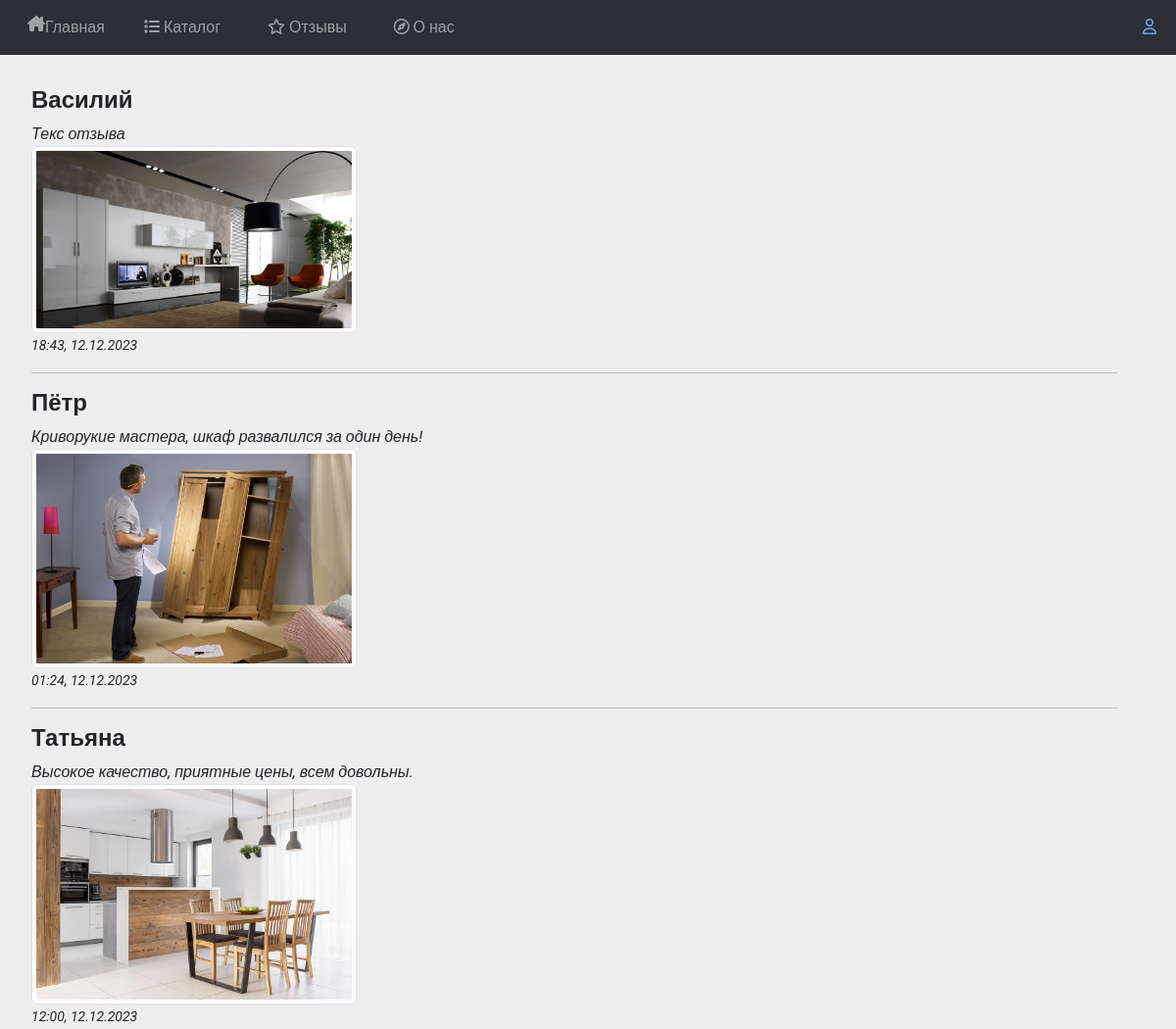
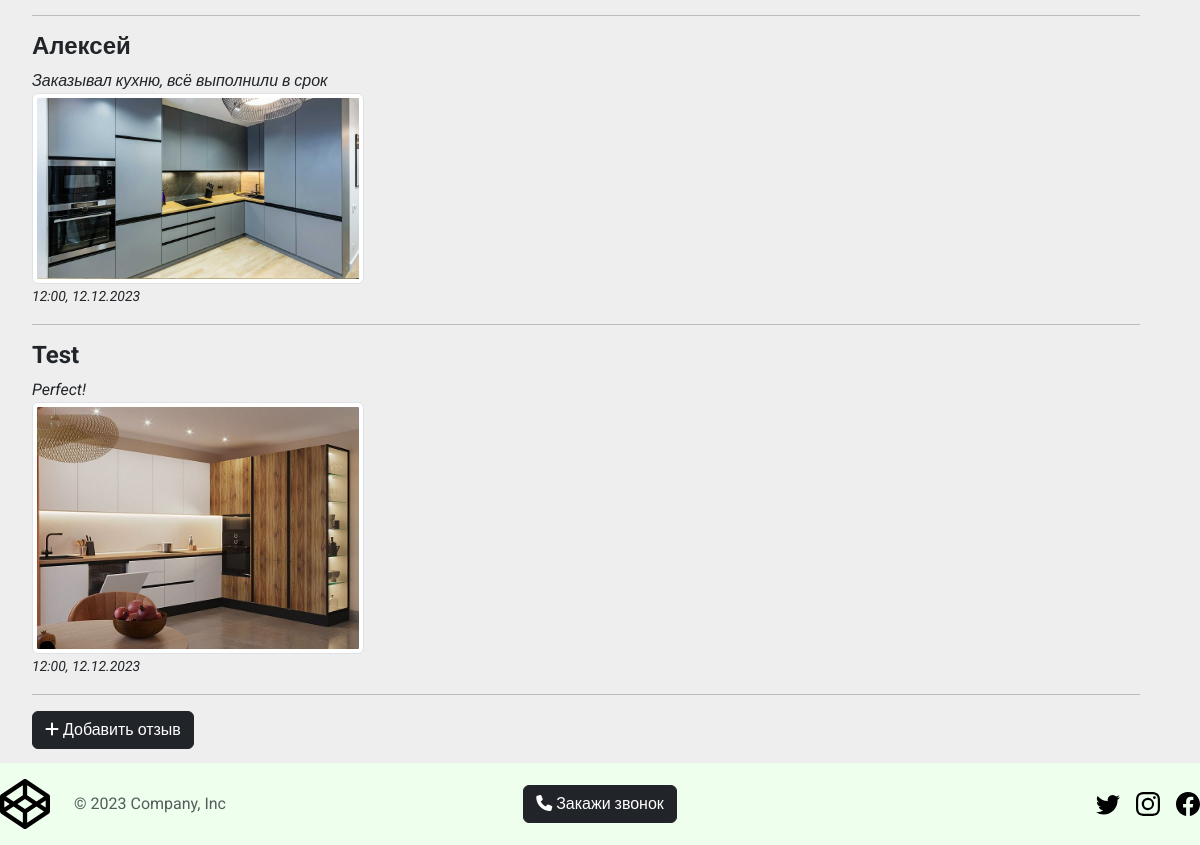
The app's page /reviews/ with its own data (2 pictures, top to bottom).
### main/models.py (models this page shows, shortened)
class Review(models.Model):
    author = models.CharField(blank=False, max_length=20)
    email = models.EmailField(blank=False)
    comment = models.TextField(blank=False)
    image = models.ImageField(upload_to='reviews', blank=False)
    date = models.TextField(blank=False, default="12:00, 12.12.2023")
    class Meta:
        verbose_name = 'Review'
        verbose_name_plural = 'Reviews'

### main/views.py (the view)
# urls.py: path('reviews/', main_views.reviews, name='reviews'),
def reviews(request):
    tg_form = formtg(request)
    if request.method == 'POST':
        form = AddReview(request.POST, request.FILES)
        if form.is_valid():
            reviews_entry = Review()
            reviews_entry.author = form.cleaned_data['author']
            reviews_entry.email = form.cleaned_data['email']
            reviews_entry.comment = form.cleaned_data['comment']
            reviews_entry.image = form.cleaned_data['image']
            reviews_entry.date = time.strftime("%H:%M, %d.%m.%Y")
            reviews_entry.save()
            return redirect('reviews')
        else:
            pass
    else:
        form = AddReview()
    forms = Review.objects.all().order_by('-id')
    return render(request, 'main/reviews.html', {'form_rew':form, 'forms':forms, 'form':tg_form})

### main/views.py (called while the page is built)
def formtg(request):
    if request.method == 'POST':
        form = Request(request.POST)
        if form.is_valid():
            user_entry = Telegram()
            user_entry.name = form.cleaned_data['name']
            user_entry.phone = form.cleaned_data['phone']
            user_entry.send_message()
            return form
        else:
            pass
    else:
        form = Request()
    return form

### main/templates/main/reviews.html (shortened to what this page needs)
{% extends 'main/layout.html' %}
{% block content %}
<div class="container my-content">
{% if forms %}
    {% for p in forms %}
        <h4><b>{{p.author}}</b></h4>
        <div><i>{{p.comment}}</i></div>
        <a href="{{p.image.url}}"><img width="30%" src="{{p.image.url}}" alt="" class="img-thumbnail"></a>
        <div><small><i>{{p.date}}</i></small></div>
        <hr>
    {% endfor %}
{% else %}
    <h3>Отзывов пока нет</h3>
{% endif %}
<button type="button" class="btn btn-dark" data-bs-toggle="modal" data-bs-target="#ReviewModal">
    <i class="fa-solid fa-plus"></i> Добавить отзыв</button>
</div>
{% endblock %}

### main/static/main/css/mystyle.css (style rules this page uses)
.my-content { margin: 1em; padding: 1em 1em 5em; }

### records on screen
Review: author "Василий", comment "Текс отзыва", image (picture), date "18:43, 12.12.2023"
Review: author "Пётр", comment "Криворукие мастера, шкаф развалился за один день!", image (picture), date "01:24, 12.12.2023"
Review: author "Татьяна", comment "Высокое качество, приятные цены, всем довольны.", image (picture), date "12:00, 12.12.2023"
Review: author "Алексей", comment "Заказывал кухню, всё выполнили в срок", image (picture), date "12:00, 12.12.2023"
Review: author "Test", comment "Perfect!", image (picture), date "12:00, 12.12.2023"
